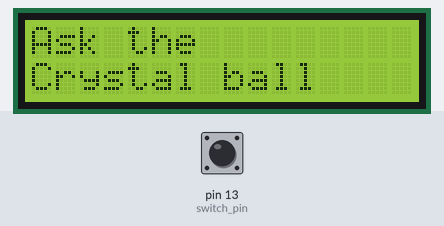
Simulated run of this sketch. Board: Arduino Uno, built with avr-gcc and run on an emulated ATmega328P. On the bench: 16×2 character LCD. Inputs (shaded band) come from the test bench; at power-on: pin 13 (switch_pin) LOW. Random numbers use the default seed unless the sketch sets one.

Above: at 1.2 s.
1.3 s: pin 13 (switch_pin) pulled HIGH for 0.15 s
At 2.6 s:
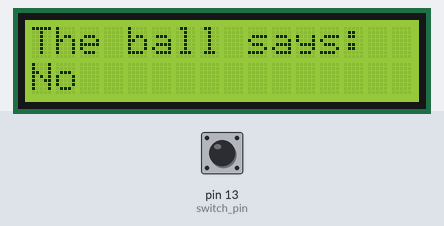
2.9 s: pin 13 (switch_pin) pulsed HIGH 5 times (0.12 s each, 0.3 s apart)
At 4.8 s:
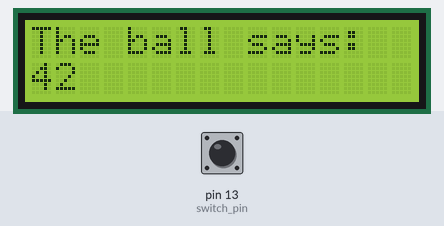
5.9 s: pin 13 (switch_pin) pulled HIGH for 1 s
At 7.3 s:
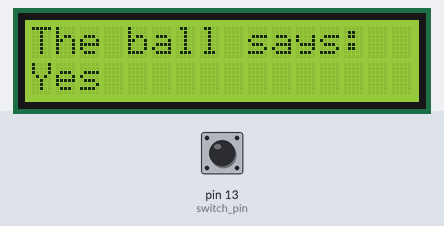
8.4 s: pin 13 (switch_pin) pulled HIGH for 3.2 s
At 12.1 s:
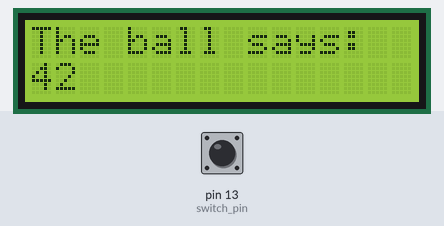
Timing chart, 0 to 13.6 s (numbered marks = the images above; inputs shaded):
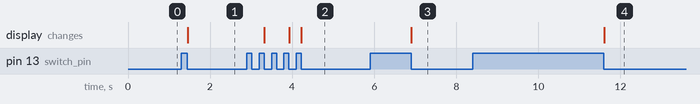

The sketch:

11-crystal-ball.ino
```cpp
#include <LiquidCrystal.h>
LiquidCrystal lcd(2, 3, 4, 5, 6, 7);

const int switch_pin = 13;
int switch_state = 0;
int previous_switch_state = 0;
int reply;

void setup() {
  lcd.begin(16, 2);
  pinMode(switch_pin, INPUT);
  lcd.print("Ask the");
  lcd.setCursor(0, 1);
  lcd.print("Crystal ball");
}

void loop() {
  switch_state = digitalRead(switch_pin);
  if (switch_state != previous_switch_state) {
    if (switch_state == LOW) {
      reply = random(3);
      lcd.clear();
      lcd.setCursor(0,0);
      lcd.print("The ball says:");
      lcd.setCursor(0,1);
      switch (reply)
      {
      case 0:
        lcd.print("Yes");
        break;
      case 1:
        lcd.print("No");
        break;
      case 2:
        lcd.print("42");
        break;

      default:
        break;
      }
    }
  }
  previous_switch_state = switch_state;
}
```

Measured:
- after the input at 1.3 s, the display: changes after 0.15 s (image 1)
- after the input at 2.9 s, the display: changes after 0.42 s (image 2)
- after the input at 5.9 s, the display: changes after 1.0 s (image 3)
- after the input at 8.4 s, the display: changes after 3.2 s (image 4)
